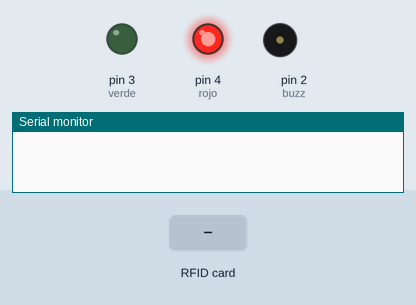
Simulated run of this sketch. Board: Arduino Uno, built with avr-gcc and run on an emulated ATmega328P. On the bench: output pins drawn as LEDs (lit = HIGH), buzzer (waves = sounding), the last lines printed to the serial monitor. The inputs (shaded band) are chosen by the test bench. Pins used as bus, display or sensor lines are not drawn.

Above: at 1.2 s.
1.3 s: RFID card 73 85 19 F8 held to the reader
At 2.2 s:
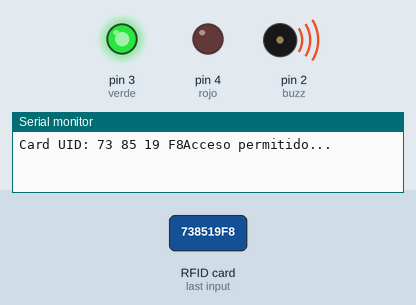
2.8 s: RFID card 5E 7A 19 C4 held to the reader
At 4.6 s:
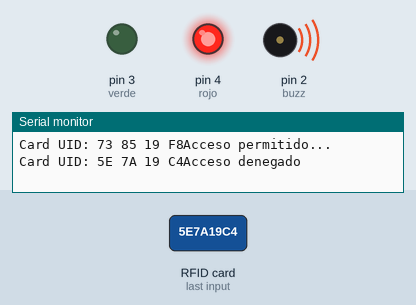
Timing chart, 0 to 6.8 s (numbered marks = the images above; inputs shaded):
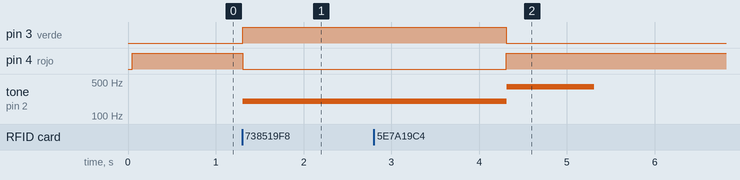

Measured:
- after the input at 1.3 s, pin 3 (verde): LOW → HIGH at once; pin 4 (rojo): HIGH → LOW at once; tone on pin 2 (buzz): silent → 200 Hz at once
- after the input at 2.8 s, tone on pin 2 (buzz): 200 Hz → 400 Hz after 1.5 s, → silent 1.0 s later

The sketch:

Practica_4.ino
```cpp
/*
   Fundacion Kinal
   Centro educativo tecnico laboral Kinal
   Quinto perito
   Quinto electronica
   Codigo Tecnico: EB5AV
   Curso: Taller de electronica digital y reparacion de computadoras I
   Proyecto: RFID
   Dev: Profe. Alejandro Lopez Navas
   Fecha: 26 de julio.
*/

#include <MFRC522.h>
#include <SPI.h>

#define RST_pin 9
#define SS_pin 10
#define verde 3
#define rojo 4
#define buzz 2

MFRC522 mfrc522(SS_pin, RST_pin);
MFRC522::MIFARE_Key key;

byte tag1[4] = {0x73, 0x85, 0x19, 0xF8};  // Cambia este valor al RFID que deseas permitir

byte tagActual[4];

void setup() {
  Serial.begin(9600);
  while (!Serial)
    ;
  SPI.begin();
  mfrc522.PCD_Init();
  pinMode(verde, OUTPUT);
  pinMode(rojo, OUTPUT);
  digitalWrite(rojo, HIGH);
}

void loop() {
  if (!mfrc522.PICC_IsNewCardPresent())
    return;

  if (!mfrc522.PICC_ReadCardSerial())
    return;

  Serial.print(F("Card UID:"));
  dump_byte_array(mfrc522.uid.uidByte, mfrc522.uid.size);

  digitalWrite(verde, LOW);
}

void dump_byte_array(byte *buffer, byte bufferSize) {
  for (byte i = 0; i < bufferSize; i++) {
    Serial.print(buffer[i] < 0x10 ? "0" : " ");
    Serial.print(buffer[i], HEX);
    tagActual[i] = buffer[i];
  }

  if (compararArray(tagActual, tag1)) {
    Serial.println("Acceso permitido...");
    digitalWrite(verde, HIGH);
    digitalWrite(rojo, LOW);
    tone(buzz, 200);
    delay(3000);
    noTone(buzz);
    digitalWrite(rojo, HIGH);
  }

  else {
    Serial.println("Acceso denegado");
    digitalWrite(rojo, HIGH);
    tone(buzz, 400);
    delay(1000);
    noTone(buzz);
  }
}

boolean compararArray(byte Array1[], byte Array2[]) {
  for (byte i = 0; i < 4; i++) {
    if (Array1[i] != Array2[i])
      return false;
  }
  return true;
}
```
